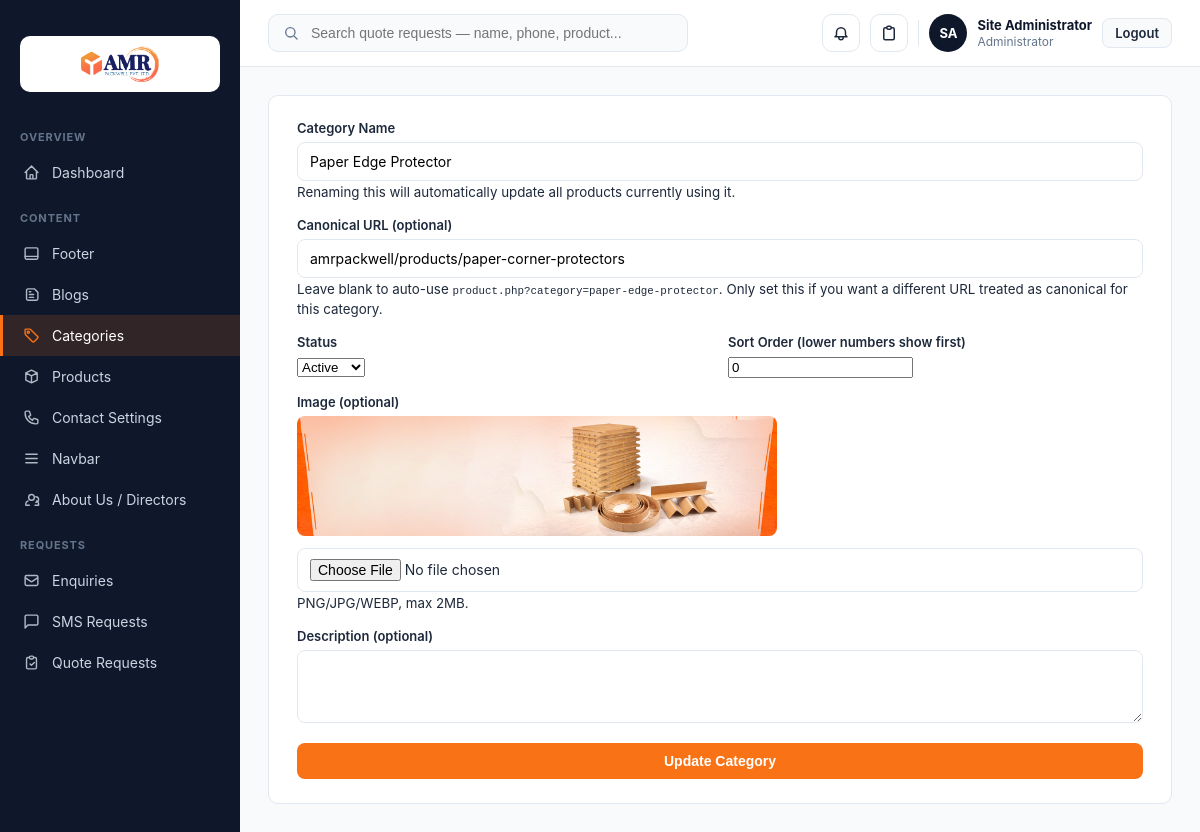
Page /php-admin/admin/category-form.php?id=3 (signed in) on the committed database.
### tables this page shows
CREATE TABLE `categories` (
  `id` int(10) UNSIGNED NOT NULL,
  `name` varchar(150) NOT NULL,
  `slug` varchar(150) NOT NULL,
  `canonical` varchar(255) DEFAULT NULL,
  `description` varchar(500) DEFAULT NULL,
  `image` varchar(255) DEFAULT NULL,
  `status` enum('active','inactive') NOT NULL DEFAULT 'active',
  `show_in_navbar` tinyint(1) NOT NULL DEFAULT 1,
  `sort_order` int(11) NOT NULL DEFAULT 0,
  `nav_sort_order` int(11) NOT NULL DEFAULT 0,
  `created_at` timestamp NOT NULL DEFAULT current_timestamp(),
  `updated_at` timestamp NOT NULL DEFAULT current_timestamp() ON UPDATE current_timestamp()
);

### php-admin/config/db.php (called while the page is built, shortened)
<?php
function db(): PDO
{
    static $pdo = null;
    if ($pdo === null) {
        $dsn = 'mysql:host=' . DB_HOST . ';dbname=' . DB_NAME . ';charset=' . DB_CHARSET;
        try {
            $pdo = new PDO($dsn, DB_USER, DB_PASS, [
                PDO::ATTR_ERRMODE            => PDO::ERRMODE_EXCEPTION,
                PDO::ATTR_DEFAULT_FETCH_MODE => PDO::FETCH_ASSOC,
                PDO::ATTR_EMULATE_PREPARES   => false,
            ]);
        } catch (PDOException $e) {
            error_log('DB connection failed: ' . $e->getMessage());
            http_response_code(500);
            die('Something went wrong. Please try again later.');
        }
    }
    return $pdo;
}

### php-admin/includes/auth.php (called while the page is built, shortened)
<?php
function e(?string $value): string
{
    return htmlspecialchars($value ?? '', ENT_QUOTES, 'UTF-8');
}

### php-admin/admin/category-form.php (the view, shortened to what this page needs)
<?php
require_once __DIR__ . '/../includes/auth.php';
require_once __DIR__ . '/../config/db.php';
$id     = isset($_GET['id']) ? (int)$_GET['id'] : null;
$isEdit = $id !== null;
$category = [
    'name' => '', 'slug' => '', 'canonical' => '', 'description' => '', 'image' => '',
    'status' => 'active', 'sort_order' => 0,
];
if ($isEdit) {
    $stmt = db()->prepare('SELECT * FROM categories WHERE id = ?');
    $stmt->execute([$id]);
    $existing = $stmt->fetch();
    $category = $existing;
}
require __DIR__ . '/../includes/layout-top.php';
?>
    <form method="post" enctype="multipart/form-data" class="card form-grid">
        <div>
            <label>Category Name</label>
            <input type="text" name="name" value="<?= e($category['name']) ?>" required>
            <?php if ($isEdit): ?>
                <small>Renaming this will automatically update all products currently using it.</small>
            <?php endif; ?>
        </div>
        <div>
            <label>Canonical URL (optional)</label>
            <input type="text" name="canonical" value="<?= e($category['canonical']) ?>" placeholder="https://www.amrpackwell.com/your-preferred-category-url">
            <small>Leave blank to auto-use <code>product.php?category=<?= e($category['slug'] ?: 'your-slug') ?></code>. Only set this if you want a different URL treated as canonical for this category.</small>
        </div>
        <div class="form-row">
            <div>
                <label>Status</label>
                <select name="status">
                    <option value="active" <?= $category['status'] === 'active' ? 'selected' : '' ?>>Active</option>
                </select>
            </div>
            <div>
                <label>Sort Order (lower numbers show first)</label>
                <input type="number" name="sort_order" value="<?= (int)$category['sort_order'] ?>">
            </div>
        </div>
        <div>
            <label>Image (optional)</label>
            <?php if (!empty($category['image'])): ?>
                <div class="logo-preview" id="featured-image-current">
                    <img src="<?= e(UPLOAD_URL . '/' . $category['image']) ?>" alt="Current image" height="120" style="max-width: 100%; object-fit: cover; border-radius: 8px;">
                </div>
            <?php endif; ?>
            <input type="file" name="image" id="featured-image-input" accept=".png,.jpg,.jpeg,.webp">
            <small>PNG/JPG/WEBP, max 2MB.</small>
        </div>
        <div>
            <label>Description (optional)</label>
            <textarea name="description" rows="3" maxlength="500"><?= e($category['description']) ?></textarea>
        </div>
        <button type="submit" class="btn btn-primary"><?= $isEdit ? 'Update Category' : 'Add Category' ?></button>
    </form>
<?php require __DIR__ . '/../includes/layout-bottom.php'; ?>

### php-admin/assets/css/admin.css (style rules this page uses)
:root { --primary: #f97316; --primary-dark: #ea580c; --dark: #0f172a; --border: #e2e8f0; --text: #1e293b; --muted: #64748b; --bg: #f8fafc; }
* { box-sizing: border-box; }
body { margin: 0; font-family: -apple-system, BlinkMacSystemFont, "Segoe UI", Roboto, sans-serif; background: var(--bg); color: var(--text); }
.card { background: #fff; border: 1px solid var(--border); border-radius: 10px; padding: 24px 28px; margin-bottom: 20px; }
.form-grid { display: flex; flex-direction: column; gap: 16px; }
.form-row { display: grid; grid-template-columns: 1fr 1fr; gap: 16px; }
.form-grid label { display: block; font-size: 13px; font-weight: 600; margin-bottom: 6px; }
.form-grid input[type=text], .form-grid input[type=email], .form-grid textarea, .form-grid input[type=file] { width: 100%; padding: 10px 12px; border: 1px solid var(--border); border-radius: 8px; font-size: 14px; font-family: inherit; }
.form-grid textarea { resize: vertical; }
.logo-preview { margin-bottom: 8px; }
.btn { display: inline-block; padding: 10px 20px; border-radius: 8px; font-size: 14px; font-weight: 600; text-decoration: none; border: none; cursor: pointer; }
.btn-primary { background: var(--primary); color: #fff; }

### rows in the picture
categories: name "Paper Edge Protector", canonical "amrpackwell/products/paper-corner-protectors", slug "paper-edge-protector", status "Active", sort_order "0", image (picture)

### other values in the picture
$adminInitials "SA"
$_SESSION['admin_name'] "Site Administrator"
